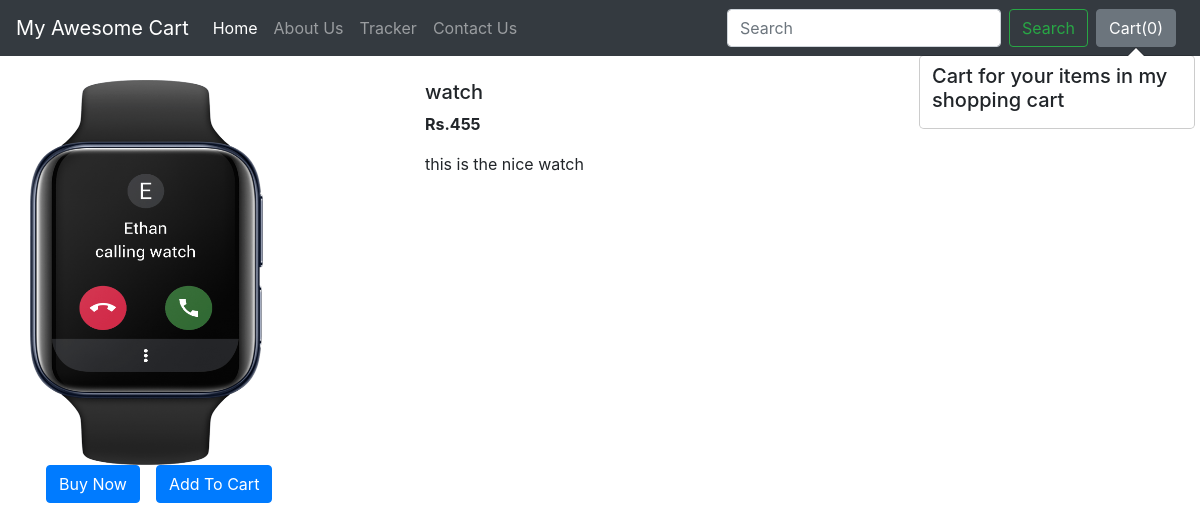
The app's page /shop/productview/2 with its own data.
### shop/models.py (models this page shows)
class Product(models.Model):
    id =models.AutoField(primary_key=True)
    product_name =models.CharField(max_length=20)
    category = models.CharField(max_length=50, default="")
    sub_category = models.CharField(max_length=20, default="")
    price = models.IntegerField(default=0)
    image = models.ImageField(upload_to="shop/image")
    desc = models.CharField(max_length=200)
    pub_date = models.DateField()
    def __str__(self):
        return self.product_name

### shop/views.py (the view)
# urls.py: path("productview/<int:id>",quickview,name="quickview"),
def quickview(request, id):
    prods = Product.objects.get(id=id)
    print(prods)
    param = {"prods":prods}
    return render(request,'shop/detail.html',param)

### shop/templates/shop/detail.html (shortened to what this page needs)
{% extends 'shop/base.html' %}
{% block body %}
<div class="container my-4">
    <div class="row">
    <div class="col-md-4">
    <div class="row">
        <img src="/media/{{prods.image}}" width="233px" height="385px">
    </div>
        <div class="row">
            <button class="btn btn-primary mx-3">Buy Now</button>
            <button class="btn btn-primary">Add To Cart</button>
        </div>
    </div>
    <div class="col-md-8">
        <h5>{{prods.product_name}}</h5>
        <p><b>Rs.{{prods.price}} </b></p>
        <p>{{prods.desc}}</p>
    </div>
    </div>
</div>
{% endblock %}

### records on screen
Product: image (picture), product_name "watch", price "455", desc "this is the nice watch"
